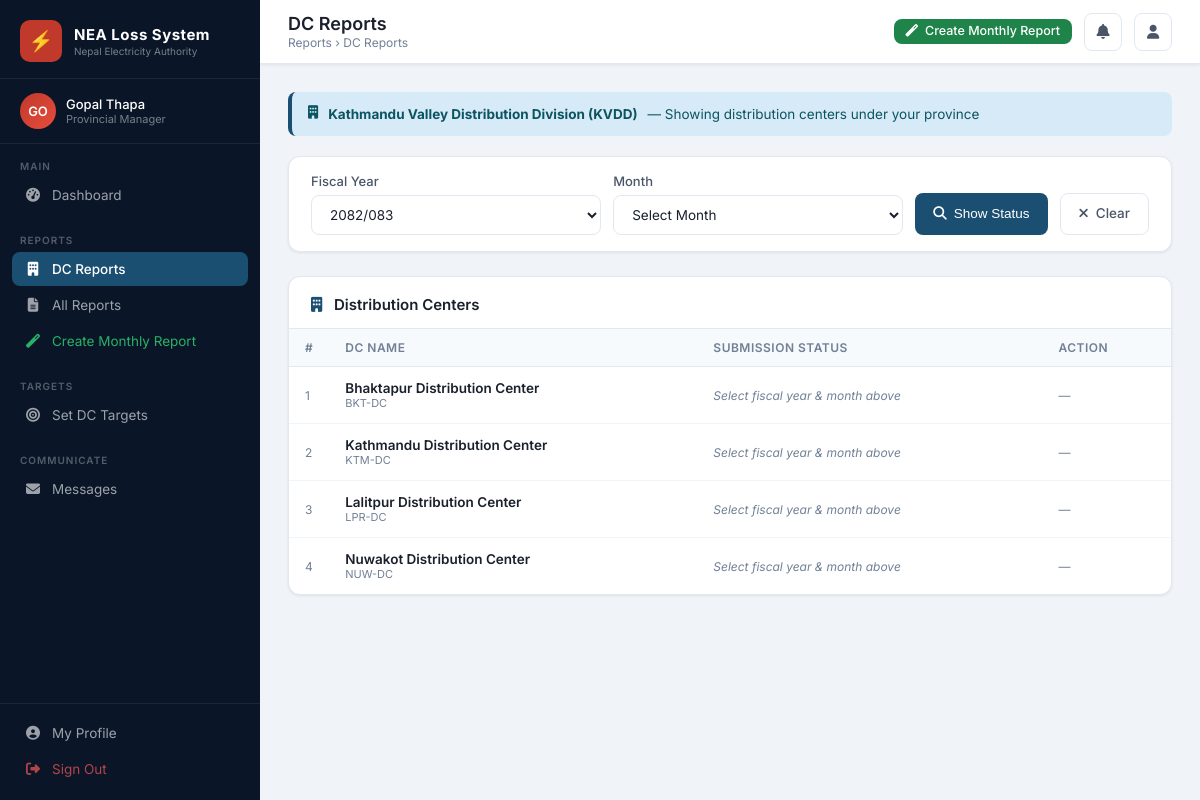
The page /reports/provincial/dc-reports/ (signed in) on the database its author committed.
### nea_loss/models.py (models this page shows, shortened)
class NEAUser(AbstractBaseUser, PermissionsMixin):
    ROLE_CHOICES = [
        ('SYS_ADMIN', 'System Administrator'),
        ('MD', 'Managing Director'),
        ('DMD', 'Deputy Managing Director'),
        ('DIRECTOR', 'Director'),
        ('PROVINCIAL_MANAGER', 'Provincial Manager'),
        ('DC_MANAGER', 'DC Manager'),
        ('DC_STAFF', 'DC Staff'),
    ]
    username = models.CharField(max_length=50, unique=True)
    email = models.EmailField(unique=True)
    full_name = models.CharField(max_length=150)
    role = models.CharField(max_length=30, choices=ROLE_CHOICES, default='DC_STAFF')
    employee_id = models.CharField(max_length=30, blank=True)
    phone = models.CharField(max_length=20, blank=True)
    designation = models.CharField(max_length=100, blank=True)
    provincial_office = models.ForeignKey(ProvincialOffice, null=True, blank=True, on_delete=models.SET_NULL)
    distribution_center = models.ForeignKey(DistributionCenter, null=True, blank=True, on_delete=models.SET_NULL)
    is_active = models.BooleanField(default=True)
    is_staff = models.BooleanField(default=False)
    date_joined = models.DateTimeField(default=timezone.now)
    last_login_ip = models.GenericIPAddressField(null=True, blank=True)
    objects = NEAUserManager()
    USERNAME_FIELD = 'username'
    REQUIRED_FIELDS = ['email', 'full_name']
    @property
    def is_system_admin(self):
        return self.role == 'SYS_ADMIN' or self.is_superuser
    @property
    def is_top_management(self):
        return self.role in ['MD', 'DMD', 'DIRECTOR']
    @property
    def is_provincial(self):
        return self.role == 'PROVINCIAL_MANAGER'
    @property
    def is_dc_level(self):
        return self.role in ['DC_MANAGER', 'DC_STAFF']
    class Meta:
        verbose_name = 'NEA User'
        verbose_name_plural = 'NEA Users'

class ProvincialOffice(models.Model):
    province = models.ForeignKey(Province, on_delete=models.CASCADE, related_name='offices')
    name = models.CharField(max_length=150)
    code = models.CharField(max_length=30, unique=True)
    address = models.TextField(blank=True)
    contact = models.CharField(max_length=20, blank=True)
    created_at = models.DateTimeField(auto_now_add=True)
    class Meta:
        ordering = ['name']

class DistributionCenter(models.Model):
    MONTH_CHOICES = [
        (1,'Shrawan'),(2,'Bhadra'),(3,'Ashwin'),(4,'Kartik'),
        (5,'Mangsir'),(6,'Poush'),(7,'Magh'),(8,'Falgun'),
        (9,'Chaitra'),(10,'Baisakh'),(11,'Jestha'),(12,'Ashadh'),
    ]
    provincial_office = models.ForeignKey(ProvincialOffice, on_delete=models.CASCADE, related_name='distribution_centers')
    name = models.CharField(max_length=150)
    code = models.CharField(max_length=30, unique=True)
    address = models.TextField(blank=True)
    contact = models.CharField(max_length=20, blank=True)
    report_start_month = models.PositiveSmallIntegerField(
        choices=MONTH_CHOICES, default=1,
        help_text='First month this DC is required to submit a report for the fiscal year. '
                  'Admin sets this — e.g. a DC added mid-year starts from Mangsir (5).'
    )
    is_active = models.BooleanField(default=True, help_text='Inactive DCs are hidden from reports and lists.')
    created_at = models.DateTimeField(auto_now_add=True)
    class Meta:
        ordering = ['name']

### nea_loss/views.py (the view, shortened to what this page needs)
# urls.py: path('reports/provincial/dc-reports/', views.ProvincialDCReportsView.as_view(), name='provincial_dc_reports'),
class ProvincialDCReportsView(LoginRequiredMixin, View):
    template_name = 'nea_loss/reports/provincial_dc_reports.html'
    def get(self, request):
        user = request.user
        if not (user.is_provincial and user.provincial_office) and not getattr(user, 'is_system_admin', False):
            return redirect('dashboard')
        active_fy = FiscalYear.objects.filter(is_active=True).first()
        fiscal_years = FiscalYear.objects.all().order_by('-year_ad_start')
        selected_fy_id = request.GET.get('fiscal_year')
        selected_month = request.GET.get('month', '')
        try:
            selected_month = int(selected_month)
        except (ValueError, TypeError):
            selected_month = ''
        selected_fy = active_fy
        if selected_fy_id:
            try:
                selected_fy = FiscalYear.objects.get(pk=selected_fy_id)
            except FiscalYear.DoesNotExist:
                pass
        if user.is_provincial and user.provincial_office:
            dcs = DistributionCenter.objects.filter(
                provincial_office=user.provincial_office
            ).order_by('name')
        else:
            dcs = DistributionCenter.objects.all().order_by('name')
        MONTH_CHOICES = [
            (1,'Shrawan'),(2,'Bhadra'),(3,'Ashwin'),(4,'Kartik'),
            (5,'Mangsir'),(6,'Poush'),(7,'Magh'),(8,'Falgun'),
            (9,'Chaitra'),(10,'Baisakh'),(11,'Jestha'),(12,'Ashadh'),
        ]
        dc_rows = []
        for dc in dcs:
            row = {'dc': dc, 'report': None, 'status': 'Not Submitted'}
            dc_rows.append(row)
        submitted_count = sum(1 for r in dc_rows if r['report'])
        not_submitted_count = len(dc_rows) - submitted_count
        return render(request, self.template_name, {
            'dc_rows': dc_rows,
            'fiscal_years': fiscal_years,
            'selected_fy': selected_fy,
            'selected_month': selected_month,
            'month_choices': MONTH_CHOICES,
            'provincial_office': getattr(user, 'provincial_office', None),
            'submitted_count': submitted_count,
            'not_submitted_count': not_submitted_count,
        })

### nea_loss/context_processors.py (called while the page is built, shortened)
def nea_permissions(request):
    u = request.user
    is_sys_admin = getattr(u, 'is_system_admin', False)
    is_top = getattr(u, 'is_top_management', False)
    is_prov = getattr(u, 'is_provincial', False)
    is_dc = getattr(u, 'is_dc_level', False)
    can_create_dc = False
    if is_sys_admin:
        can_create_dc = True
    elif is_dc:
        can_create_dc = bool(getattr(u, 'distribution_center_id', None))
    can_create_prov = False
    if is_sys_admin:
        can_create_prov = True
    elif is_prov:
        can_create_prov = bool(getattr(u, 'provincial_office_id', None))
    return {
        'can_create_loss_report': can_create_dc,
        'can_create_provincial_report': can_create_prov,
        'is_system_admin': is_sys_admin,
        'is_top_management': is_top,
        'is_provincial': is_prov,
        'is_dc_level': is_dc,
    }

### nea_loss/templates/nea_loss/reports/provincial_dc_reports.html (shortened to what this page needs)
{% extends 'nea_loss/base.html' %}
{% load nea_filters %}
{% block page_title %}DC Reports{% endblock %}
{% block breadcrumb %}Reports &rsaquo; DC Reports{% endblock %}
{% block content %}
{% if provincial_office %}
<div class="alert alert-info" style="margin-bottom:20px;">
  <i class="fas fa-building"></i>
  <strong>{{ provincial_office.name }}</strong> — Showing distribution centers under your province
</div>
{% endif %}
<div class="card mb-24">
  <div class="card-body" style="padding:16px 22px;">
    <form method="GET" style="display:flex; gap:12px; flex-wrap:wrap; align-items:flex-end;">
      <div class="form-group" style="margin:0; flex:1; min-width:200px;">
        <label class="form-label">Fiscal Year</label>
        <select name="fiscal_year" class="form-control">
          {% for fy in fiscal_years %}
          <option value="{{ fy.pk }}" {% if selected_fy and selected_fy.pk == fy.pk %}selected{% endif %}>{{ fy.year_bs }}</option>
          {% endfor %}
        </select>
      </div>
      <div class="form-group" style="margin:0; flex:1; min-width:180px;">
        <label class="form-label">Month</label>
        <select name="month" class="form-control">
          <option value="">Select Month</option>
        </select>
      </div>
      <button type="submit" class="btn btn-primary" style="height:42px; margin-bottom:0;">
        <i class="fas fa-search"></i> Show Status
      </button>
      <a href="{% url 'provincial_dc_reports' %}" class="btn btn-outline" style="height:42px; margin-bottom:0;">
        <i class="fas fa-times"></i> Clear
      </a>
    </form>
  </div>
</div>
<div class="card">
  <div class="card-header">
    <h2>
      <i class="fas fa-building" style="color:var(--nea-blue); margin-right:8px;"></i>
      Distribution Centers
    </h2>
  </div>
  <div class="table-wrap">
    <table class="data-table">
      <thead>
        <tr>
          <th>#</th>
          <th>DC Name</th>
          <th>Submission Status</th>
          <th>Action</th>
        </tr>
      </thead>
      <tbody>
        {% for row in dc_rows %}
        <tr>
          <td style="color:var(--text-muted); font-size:12px; width:40px;">{{ forloop.counter }}</td>
          <td>
            <div style="font-weight:600;">{{ row.dc.name }}</div>
            <div style="font-size:11px; color:var(--text-muted);">{{ row.dc.code }}</div>
          </td>
          <td>
            {% if not selected_month or not selected_fy %}
              <span style="color:var(--text-muted); font-size:12px; font-style:italic;">Select fiscal year &amp; month above</span>
            {% else %}
              <span style="display:inline-flex; align-items:center; gap:5px; background:#F4F6F6; color:#888; padding:4px 12px; border-radius:12px; font-size:12px; font-weight:500;">
                <i class="fas fa-minus-circle" style="color:#ccc;"></i> Not Submitted
              </span>
            {% endif %}
          </td>
          <td>
            {% if row.report %}
              <a href="{% url 'report_list' %}?dc={{ row.dc.pk }}{% if selected_fy %}&fiscal_year={{ selected_fy.pk }}{% endif %}"
                 class="btn btn-outline btn-sm">
                <i class="fas fa-eye"></i> View
              </a>
            {% else %}
              <span style="color:var(--text-muted); font-size:12px;">—</span>
            {% endif %}
          </td>
        </tr>
        {% endfor %}
      </tbody>
    </table>
  </div>
</div>
{% endblock %}

### nea_loss/templates/nea_loss/base.html (shortened to what this page needs)
{% load static %}
<!DOCTYPE html>
<html lang="en">
<head>
<link href="https://cdnjs.cloudflare.com/ajax/libs/font-awesome/6.5.0/css/all.min.css" rel="stylesheet">
</head>
<body>
<aside class="sidebar">
  <div class="sidebar-logo">
    <div class="sidebar-logo-icon">⚡</div>
    <div class="sidebar-logo-text">
      <div class="brand">NEA Loss System</div>
      <div class="tagline">Nepal Electricity Authority</div>
    </div>
  </div>
  {% if user.is_authenticated %}
  <div class="sidebar-user">
    <div class="user-avatar">{{ user.full_name|slice:":2"|upper }}</div>
    <div class="user-info">
      <div class="name">{{ user.full_name|truncatechars:22 }}</div>
      <div class="role">{{ user.get_role_display }}</div>
    </div>
  </div>
  {% endif %}
  <nav>
    <div class="nav-section">
      <div class="nav-section-label">Main</div>
      <a href="{% url 'dashboard' %}" class="nav-item {% if request.resolver_match.url_name == 'dashboard' %}active{% endif %}">
        <i class="fas fa-tachometer-alt"></i> Dashboard
      </a>
    </div>
    {% if is_system_admin %}
    <div class="nav-section">
      <div class="nav-section-label">Reports</div>
      <a href="{% url 'report_list' %}" class="nav-item {% if request.resolver_match.url_name == 'report_list' %}active{% endif %}">
        <i class="fas fa-file-alt"></i> All DC Reports
        {% if unread_notifications_count %}<span class="badge">{{ unread_notifications_count }}</span>{% endif %}
      </a>
      <a href="{% url 'report_create' %}" class="nav-item {% if request.resolver_match.url_name == 'report_create' %}active{% endif %}">
        <i class="fas fa-plus-circle"></i> New DC Report
      </a>
      <a href="{% url 'provincial_report_list' %}" class="nav-item {% if 'provincial' in request.resolver_match.url_name %}active{% endif %}">
        <i class="fas fa-file-invoice"></i> Provincial Reports
      </a>
      <a href="{% url 'provincial_report_create' %}" class="nav-item">
        <i class="fas fa-magic"></i> Create Prov. Report
      </a>
    </div>
    <div class="nav-section">
      <div class="nav-section-label">Analytics</div>
      <a href="{% url 'org_overview' %}" class="nav-item {% if request.resolver_match.url_name == 'org_overview' %}active{% endif %}">
        <i class="fas fa-sitemap"></i> Org Overview
      </a>
    </div>
    <div class="nav-section">
      <div class="nav-section-label">System Management</div>
      <a href="{% url 'user_list' %}" class="nav-item {% if 'user' in request.resolver_match.url_name %}active{% endif %}">
        <i class="fas fa-users-cog"></i> User Management
      </a>
      <a href="/admin/" class="nav-item" target="_blank">
        <i class="fas fa-database"></i> Django Admin Panel
      </a>
    </div>
    {% elif user.is_provincial %}
    <div class="nav-section">
      <div class="nav-section-label">Reports</div>
      <a href="{% url 'provincial_dc_reports' %}" class="nav-item {% if request.resolver_match.url_name == 'provincial_dc_reports' %}active{% endif %}">
        <i class="fas fa-building"></i> DC Reports
      </a>
      <a href="{% url 'report_list' %}" class="nav-item {% if request.resolver_match.url_name == 'report_list' %}active{% endif %}">
        <i class="fas fa-file-alt"></i> All Reports
      </a>
      <a href="{% url 'provincial_report_create' %}" class="nav-item {% if request.resolver_match.url_name == 'provincial_report_create' %}active{% endif %}" style="color:rgba(46,204,113,0.85);">
        <i class="fas fa-magic"></i> Create Monthly Report
      </a>
    </div>
    <div class="nav-section">
      <div class="nav-section-label">Targets</div>
      <a href="{% url 'dc_yearly_targets' %}" class="nav-item {% if request.resolver_match.url_name == 'dc_yearly_targets' %}active{% endif %}">
        <i class="fas fa-bullseye"></i> Set DC Targets
      </a>
    </div>
    {% endif %}
  </nav>
  <div class="nav-section">
    <div class="nav-section-label">Communicate</div>
    <a href="{% url 'message_inbox' %}" class="nav-item {% if 'message' in request.resolver_match.url_name %}active{% endif %}">
      <i class="fas fa-envelope"></i> Messages
    </a>
  </div>
  <div class="sidebar-footer">
    <a href="{% url 'profile' %}" class="nav-item">
      <i class="fas fa-user-circle"></i> My Profile
    </a>
    <a href="{% url 'logout' %}" class="nav-item" style="color:rgba(220,80,80,0.8);">
      <i class="fas fa-sign-out-alt"></i> Sign Out
    </a>
  </div>
</aside>
<header class="topbar">
  <div class="topbar-title">
    <h1>{% block page_title %}Dashboard{% endblock %}</h1>
    <div class="breadcrumb">{% block breadcrumb %}NEA Loss Analysis System{% endblock %}</div>
  </div>
  <div class="topbar-actions">
    {% if can_create_provincial_report and is_provincial %}
    <a href="{% url 'provincial_report_create' %}" class="btn btn-primary btn-sm" style="background:var(--nea-green);">
      <i class="fas fa-magic"></i> Create Monthly Report
    </a>
    {% endif %}
    <a href="#" class="topbar-btn" id="notif-btn" title="Notifications">
      <i class="fas fa-bell" style="font-size:15px;"></i>
    </a>
    <a href="{% url 'profile' %}" class="topbar-btn">
      <i class="fas fa-user" style="font-size:14px;"></i>
    </a>
  </div>
</header>
<main class="main-content">
  <div class="page-body">
    {% block content %}{% endblock %}
  </div>
</main>
</body>
</html>

### rows shown on the page
NEAUser: full_name "GO", full_name "Gopal Thapa", role "Provincial Manager"
ProvincialOffice: name "Kathmandu Valley Distribution Division (KVDD)"
DistributionCenter: dc.name "Bhaktapur Distribution Center", dc.code "BKT-DC"
DistributionCenter: dc.name "Kathmandu Distribution Center", dc.code "KTM-DC"
DistributionCenter: dc.name "Lalitpur Distribution Center", dc.code "LPR-DC"
DistributionCenter: dc.name "Nuwakot Distribution Center", dc.code "NUW-DC"

### other values the page prints
form field fiscal_year "2082/083"
